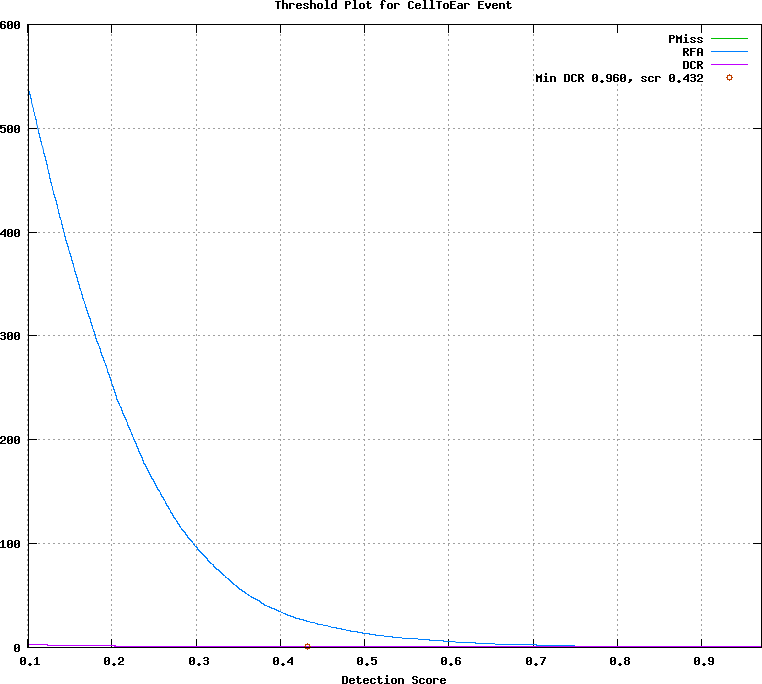

Write gnuplot code to recreate this figure.
## GNUPLOT command file
set terminal postscript color
set style data lines
set title 'Threshold Plot for CellToEar Event'
set xlabel 'Detection Score'
set grid
set size ratio 0.85
plot [0.101000:0.971000]  \
  'test.det.CellToEar_Event.dat.1' using 1:4 title 'PMiss' with lines lt 2, \
  'test.det.CellToEar_Event.dat.1' using 1:5 title 'RFA' with lines lt 3, \
  'test.det.CellToEar_Event.dat.1' using 1:6 title 'DCR' with lines lt 4, \
  'test.det.CellToEar_Event.dat.2' using 1:2 title 'Min DCR 0.960, scr 0.432' with points lt 6
